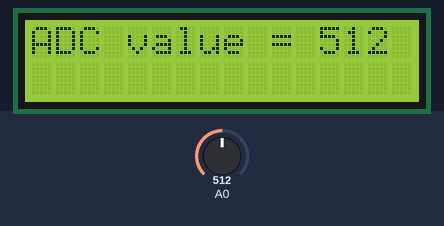
A sketch run on a simulated Arduino Uno, built with avr-gcc and run on an emulated ATmega328P. Shown: 16×2 character LCD. The inputs (shaded band) are chosen by the test bench; at power-on: A0 = 512. What the sketch prints to the serial monitor is not drawn.

Above: at 1.2 s.
1.3 s: A0 set to 716
At 2.4 s:
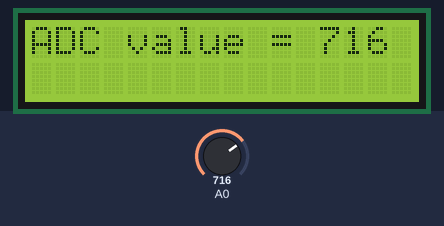
3.0 s: A0 set to 900
At 3.8 s:
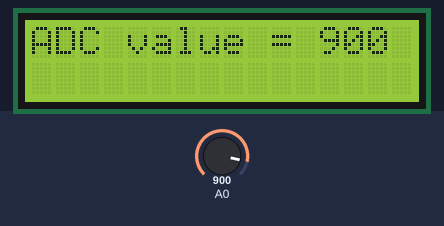
4.5 s: A0 set to 1023
At 5.3 s:
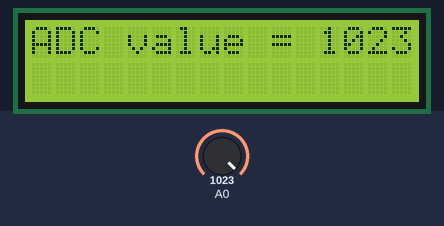
Timing chart, 0 to 7.5 s (numbered marks = the images above; inputs shaded):
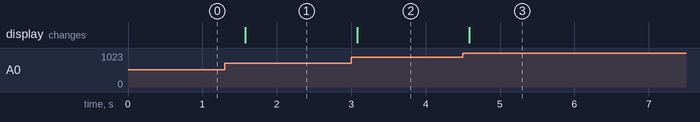

The sketch:

AtoD_LCD_Serial.ino
```cpp
// include the library code:
#include <LiquidCrystal.h>

// initialize the library by associating any needed LCD interface pin
// with the arduino pin number it is connected to
const int rs = 7, en = 6, d4 = 5, d5 = 4, d6 = 3, d7 = 2;
LiquidCrystal lcd(rs, en, d4, d5, d6, d7);
int val;
char print_val[5];

void setup() {
  // set up the LCD's number of columns and rows:
  lcd.begin(16, 2);
  Serial.begin(9600);
  pinMode(A0, INPUT);
}

void loop() {
  // set the cursor to column 0, line 1
  // (note: line 1 is the second row, since counting begins with 0):
  lcd.setCursor(0, 0);
  val = analogRead(A0);
  lcd.print("ADC value = ");

  sprintf(print_val, "%d", val);

  lcd.print(print_val);

  Serial.print("ADC value = ");
  Serial.println(val);

  delay(500);
}
```

Measured:
- after the input at 1.3 s, the display: changes after 0.27 s (image 1)
- after the input at 3.0 s, the display: changes after 0.08 s (image 2)
- after the input at 4.5 s, the display: changes after 0.09 s (image 3)
